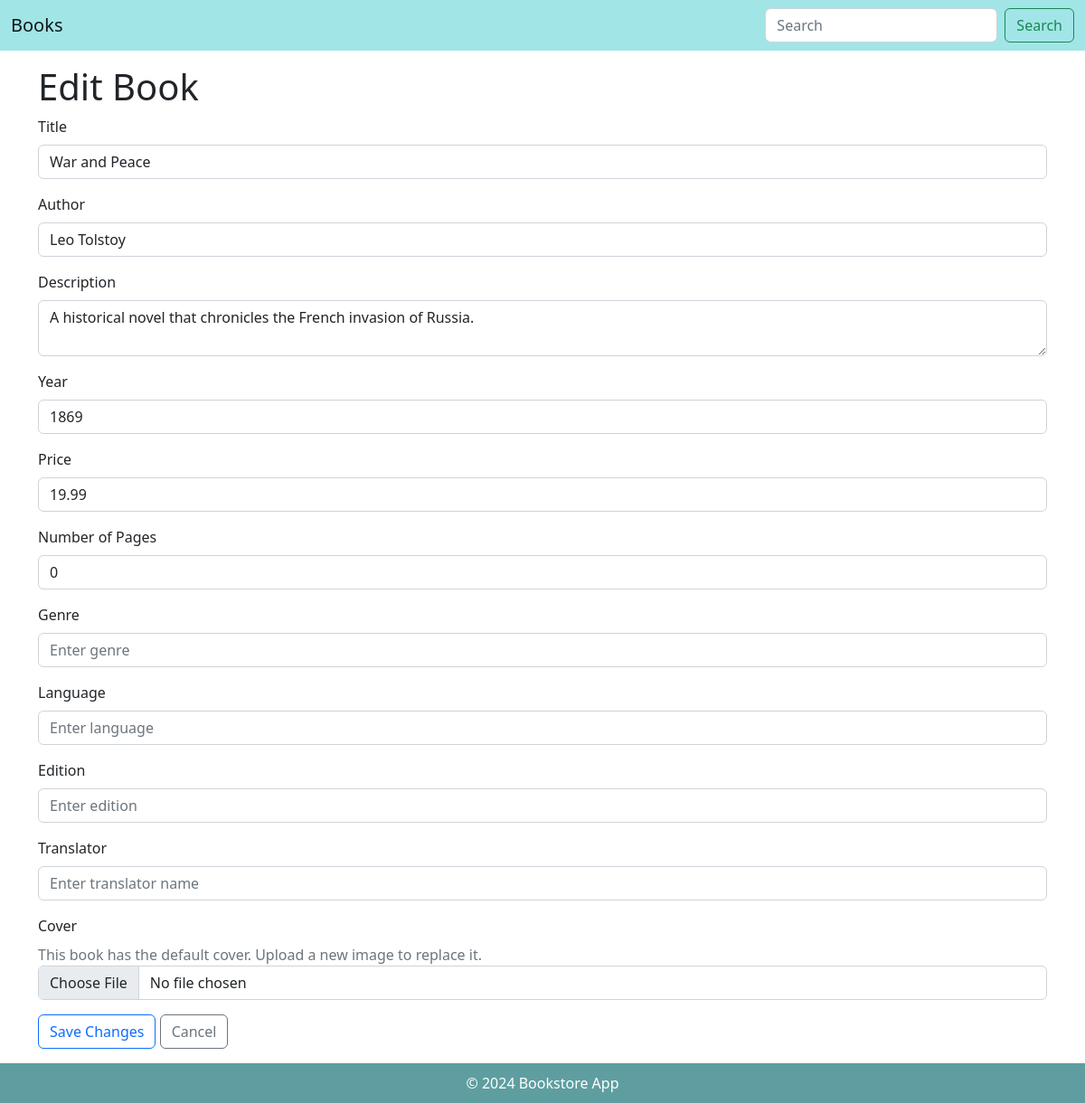
Before: /edit/1 with the older database file.
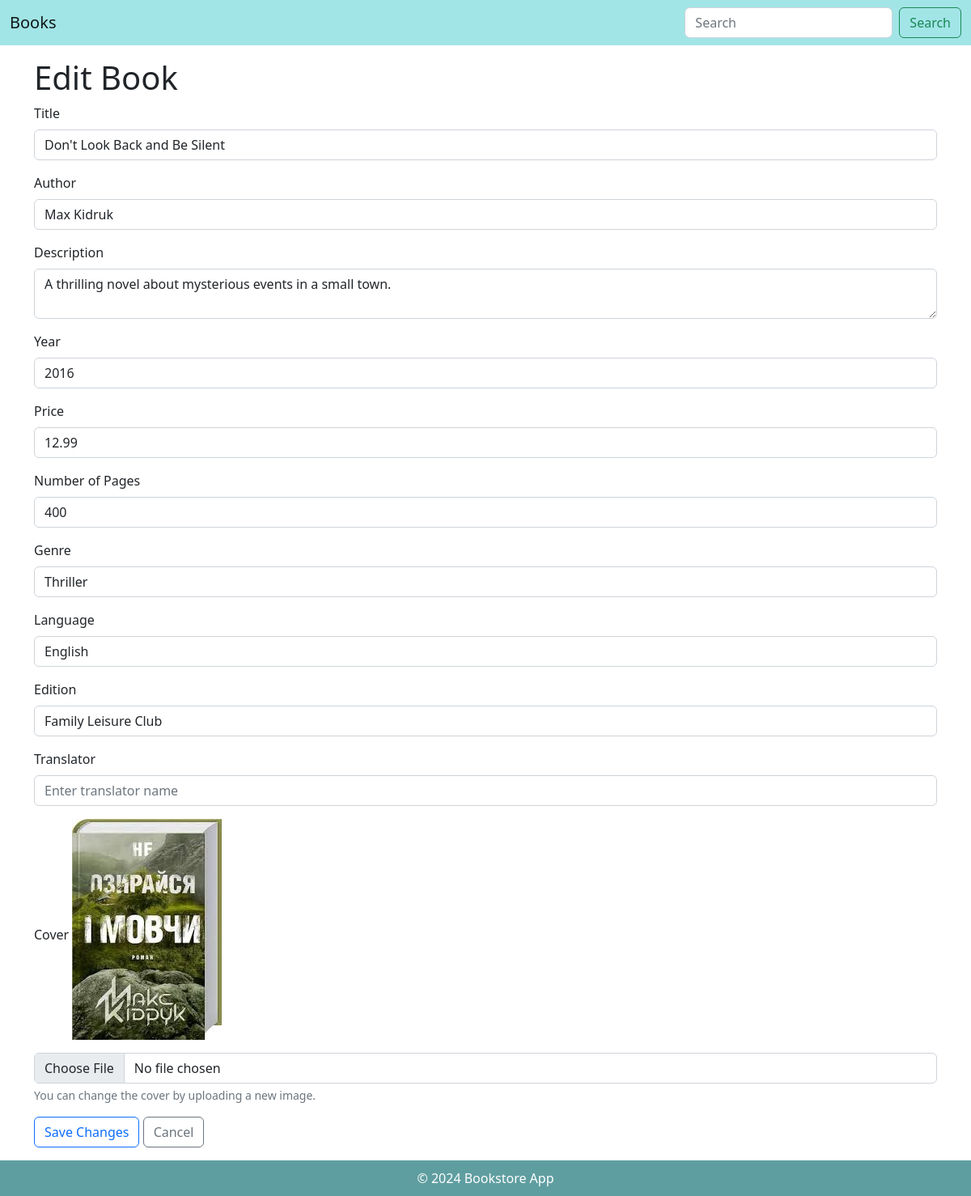
After: the same page with the newer database file.
### books/models.py (models this page shows, shortened)
class Book(models.Model):
    title = models.CharField(max_length=200)
    author = models.CharField(max_length=100)
    description = models.TextField()
    year = models.IntegerField()
    price = models.DecimalField(max_digits=10, decimal_places=2)
    number_of_pages = models.IntegerField(default=0)
    genre=models.CharField(max_length=100, default='Other')
    language = models.CharField(max_length=100, blank=True)
    edition=models.CharField(max_length=200, blank=True)
    translator=models.CharField(max_length=100, blank=True)
    cover = models.ImageField(upload_to='covers/', default='covers/default.jpg')

### books/views.py (the view)
# urls.py: path("edit/<int:id>", views.edit, name='edit_book'),
def edit(request, id):
    book = Book.objects.get(id=id)
    if book is None:
        return HttpResponse("Book not found")
    form = EditBook(instance=book)
    if request.method == "POST":
        form = EditBook(request.POST, instance=book, files=request.FILES)
        if form.is_valid():
            form.save()
            return redirect("/books")
    return render(request, "edit_book.html", {"form": form})

### books/forms/edit.py (shortened to what this page needs)
class EditBook(forms.ModelForm):
    class Meta:
        model = Book
        fields = "__all__"  # all Book model fields

### books/templates/edit_book.html (shortened to what this page needs)
{% extends "layout_book.html" %}
{% block header %}Edit Book{% endblock %}
{% block content %}
<form method="post" enctype="multipart/form-data">
    <div class="mb-3">
        <label class="form-label">Title</label>
        <input type="text" name="title" class="form-control" value="{{ form.title.value }}" placeholder="Enter book title">
    </div>
    <div class="mb-3">
        <label class="form-label">Author</label>
        <input type="text" name="author" class="form-control" value="{{ form.author.value }}" placeholder="Enter author name">
    </div>
    <div class="mb-3">
        <label class="form-label">Description</label>
        <textarea name="description" class="form-control" placeholder="Enter book description">{{ form.description.value }}</textarea>
    </div>
    <div class="mb-3">
        <label class="form-label">Year</label>
        <input type="number" name="year" class="form-control" value="{{ form.year.value }}" placeholder="Enter publication year">
    </div>
    <div class="mb-3">
        <label class="form-label">Price</label>
        <input type="number" step="0.01" name="price" class="form-control" value="{{ form.price.value }}" placeholder="Enter book price">
    </div>
    <div class="mb-3">
        <label class="form-label">Number of Pages</label>
        <input type="number" name="number_of_pages" class="form-control" value="{{ form.number_of_pages.value }}" placeholder="Enter number of pages">
    </div>
    <div class="mb-3">
        <label class="form-label">Genre</label>
        <input type="text" name="genre" class="form-control" value="{{ form.genre.value }}" placeholder="Enter genre">
    </div>
    <div class="mb-3">
        <label class="form-label">Language</label>
        <input type="text" name="language" class="form-control" value="{{ form.language.value }}" placeholder="Enter language">
    </div>
    <div class="mb-3">
        <label class="form-label">Edition</label>
        <input type="text" name="edition" class="form-control" value="{{ form.edition.value }}" placeholder="Enter edition">
    </div>
    <div class="mb-3">
        <label class="form-label">Translator</label>
        <input type="text" name="translator" class="form-control" value="{{ form.translator.value }}" placeholder="Enter translator name">
    </div>
    <div class="mb-3">
        <label class="form-label">Cover</label>
        {% if form.cover.value.url != "covers/default.jpg" %}
            <img src="{{ form.cover.value.url }}" alt="Cover Image" class="img-fluid mb-3" style="max-width: 200px;">
            <input type="file" name="cover" class="form-control">
            <div class="form-text">You can change the cover by uploading a new image.</div>
        {% else %}
            <div class="text-muted">This book has the default cover. Upload a new image to replace it.</div>
            <input type="file" name="cover" class="form-control">
        {% endif %}
    </div>
    <div>
        <button type="submit" class="btn btn-outline-primary">Save Changes</button>
        <a href="{% url 'list_books' %}" class="btn btn-outline-secondary">Cancel</a>
    </div>
</form>
{% endblock %}

Changed rows visible on the page:
changed Book: title "War and Peace" → "Don't Look Back and Be Silent"; author "Leo Tolstoy" → "Max Kidruk"; description "A historical novel that chronicles the French invasion of Russia." → "A thrilling novel about mysterious events in a small town."; price "19.99" → "12.99"; genre (not shown) → "Thriller"; language (not shown) → "English"; edition (not shown) → "Family Leisure Club"
Other visible differences:
form field year: "1869" → "2016"
form field number_of_pages: "0" → "400"
text no longer shown: "This book has the default cover. Upload a new image to replace it."
text now shown: "You can change the cover by uploading a new image."
